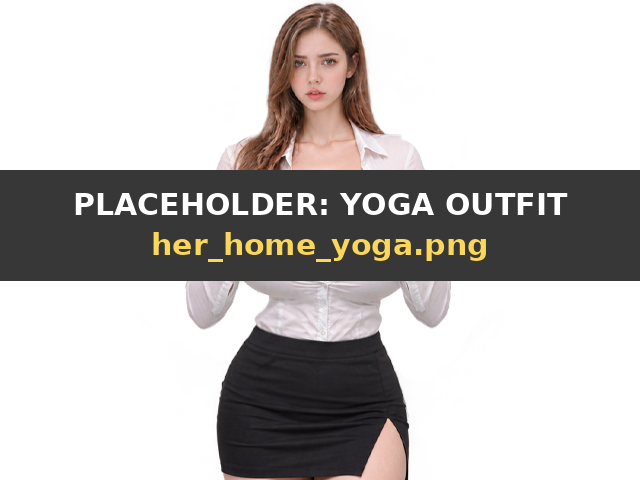
#> input picture assets/her_home_yoga.png, 640 x 480 px; its folder holds 4 pictures in this run
$ python make_top_placeholders.py
#> lines starting #> are read from the running program, lines starting #| are printed output that depends on the picture
#!/usr/bin/env python3
"""v10.8: PLACEHOLDER pictures for the DESIGNER TOP outfit (G.outfit == 2). Each file is the yoga picture with a coloured band, same size and format.
Replace the files in assets/ with the real art (same names). A missing *_top file is not an error: the game falls back to the yoga picture of the same kind.
  her_home_top        her everyday picture (door, room, chat, tease, night knock when moved in)   640x480 transparent around her
  her_cover_top       her covering picture (tease about her body, ASK FOR MILK, BREASTFEED)       640x480 transparent
  her_hide_top        hiding behind her bedroom door (story sprite 5)                              752x560 opaque
  her_hide_no_top     hiding, she refuses BREASTFEED at the door                                    752x560 opaque
  her_hide_yes_top    hiding, she says yes to BREASTFEED at the door (story sprite 6)               752x560 opaque
  her_neutral_top / her_shock_top / her_smug_top / her_caught_top   the poker table faces            640x480 transparent
  sc_hug_top / sc_kiss_top / sc_sleep_top / sc_feed_top / sc_feed_lr_top   the page-4 scene pictures  752x560 opaque
Run from the repo root: python3 tools/make_top_placeholders.py"""
import os
from PIL import Image, ImageDraw, ImageFont
root = os.path.join(os.path.dirname(os.path.abspath(__file__)), "..", "assets")
try: font = ImageFont.truetype("DejaVuSans-Bold.ttf", 28)
except Exception: font = ImageFont.load_default()
WHAT = {"her_home": "EVERYDAY", "her_cover": "COVERING", "her_hide": "HIDING", "her_hide_no": "HIDING, REFUSES", "her_hide_yes": "HIDING, YES",
        "her_neutral": "TABLE NEUTRAL", "her_shock": "TABLE SHOCK", "her_smug": "TABLE SMUG", "her_caught": "TABLE CAUGHT",
        "sc_hug": "HUG", "sc_kiss": "KISS", "sc_sleep": "SLEEP", "sc_feed": "BREASTFEED", "sc_feed_lr": "BREASTFEED, LIVING ROOM"}
for base, what in WHAT.items():
    src = os.path.join(root, base + "_yoga.png")
    if not os.path.exists(src): print("missing", src); continue
    im = Image.open(src); mode = im.mode; im = im.convert("RGBA"); w, h = im.size
#> further down, im is the input picture: PIL image 640x480 RGBA; mean R, G, B, A 125.9, 121.4, 119.8, 93
#> after `mode = im.mode`: mode = 'RGBA'
#> after `w, h = im.size`: w = 640; h = 480
    d = ImageDraw.Draw(im)
    d.rectangle([0, h // 2 - 60, w, h // 2 + 36], fill=(60, 0, 70, 215))
    d.text((w // 2, h // 2 - 30), "PLACEHOLDER: DESIGNER TOP", font=font, fill=(255, 255, 255, 255), anchor="mm")
    d.text((w // 2, h // 2 + 6), what, font=font, fill=(255, 150, 220, 255), anchor="mm")
    if mode == "RGB": im = im.convert("RGB")
    im.save(os.path.join(root, base + "_top.png")); print(base + "_top.png", im.size, im.mode)
#> after `im.save(os.path.join(root, base + '_top.png'))`:
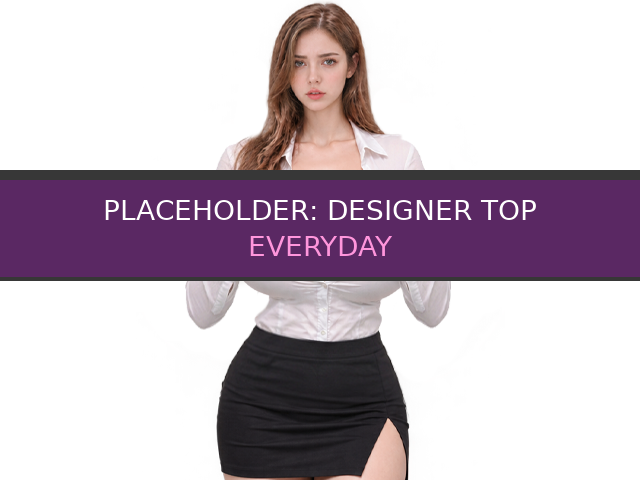
#> saved as her_home_top.png: PIL image 640x480 RGBA; mean R, G, B, A 133.7, 117.8, 131, 95.1; transparent parts drawn white
#| her_home_top.png (640, 480) RGBA
